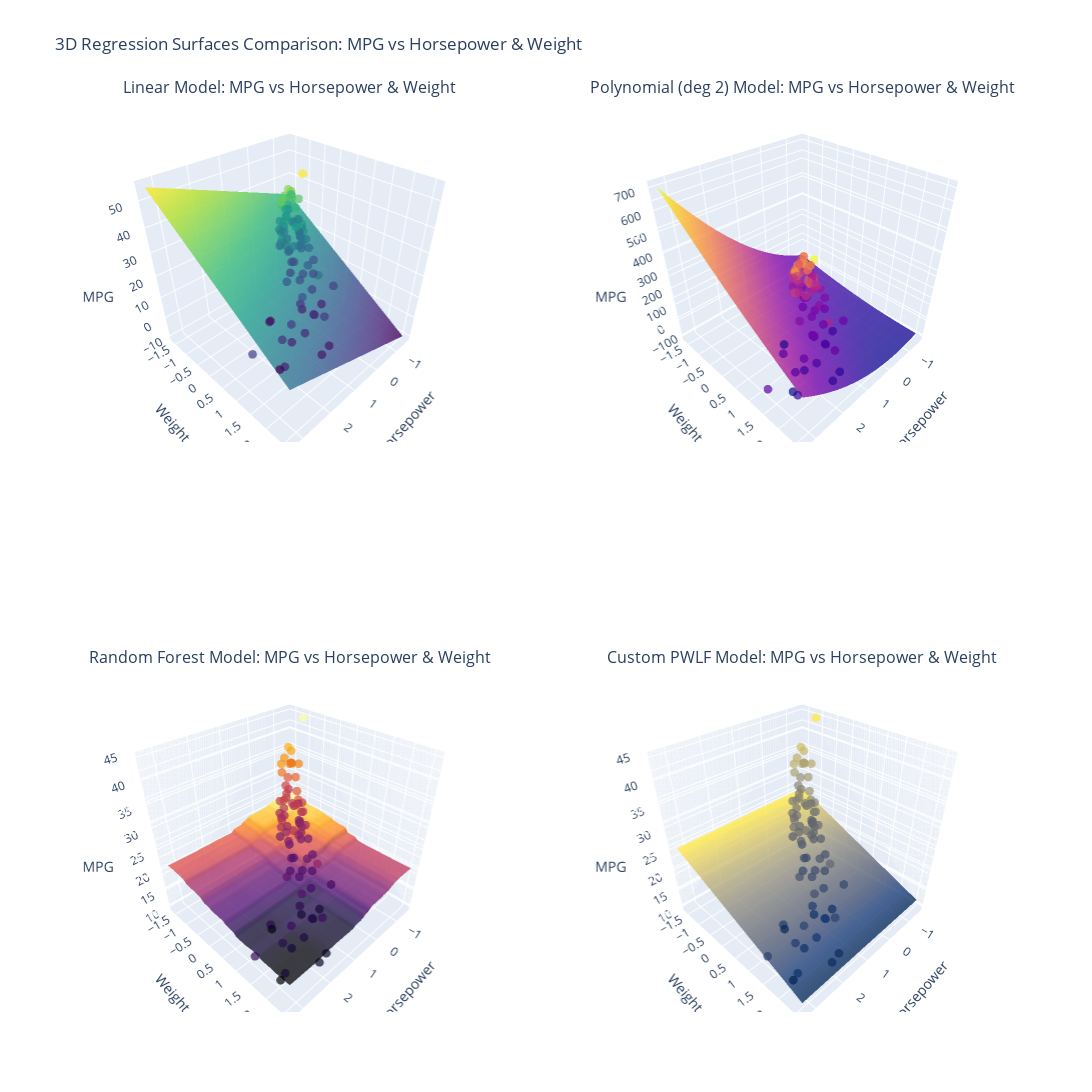

The notebook cell saved with this chart:
### Code cell
import plotly.graph_objects as go
from plotly.subplots import make_subplots
 
# Create the 2x2 subplot figure
fig = make_subplots(
    rows=2, cols=2,
    specs=[[{'type': 'surface'}, {'type': 'surface'}],
           [{'type': 'surface'}, {'type': 'surface'}]],
    subplot_titles=(
        'Linear Model: MPG vs Horsepower & Weight',
        'Polynomial (deg 2) Model: MPG vs Horsepower & Weight',
        'Random Forest Model: MPG vs Horsepower & Weight',
        'Custom PWLF Model: MPG vs Horsepower & Weight'
    )
)
 
# --- Linear Model Subplot (1,1) ---
fig.add_trace(
    go.Surface(
        z=Z_lin, x=HP, y=WEIGHT,
        colorscale='Viridis', opacity=0.8,
        showscale=False # Hide color scale for surface in subplots
    ),
    row=1, col=1
)
fig.add_trace(
    go.Scatter3d(
        x=X_test['horsepower'], y=X_test['weight'], z=y_test,
        mode='markers',
        marker=dict(
            size=3, color=y_test, colorscale='Viridis', opacity=0.7
        ),
        name='Actual Data (Linear)',
        showlegend=False # Hide legend for scatter in subplots
    ),
    row=1, col=1
)
 
# --- Polynomial (deg 2) Model Subplot (1,2) ---
fig.add_trace(
    go.Surface(
        z=Z_poly, x=HP, y=WEIGHT,
        colorscale='Plasma', opacity=0.8,
        showscale=False
    ),
    row=1, col=2
)
fig.add_trace(
    go.Scatter3d(
        x=X_test['horsepower'], y=X_test['weight'], z=y_test,
        mode='markers',
        marker=dict(
            size=3, color=y_test, colorscale='Plasma', opacity=0.7
        ),
        name='Actual Data (Poly)',
        showlegend=False
    ),
    row=1, col=2
)
 
# --- Random Forest Model Subplot (2,1) ---
fig.add_trace(
    go.Surface(
        z=Z_rf, x=HP, y=WEIGHT,
        colorscale='Inferno', opacity=0.8,
        showscale=False
    ),
    row=2, col=1
)
fig.add_trace(
    go.Scatter3d(
        x=X_test['horsepower'], y=X_test['weight'], z=y_test,
        mode='markers',
        marker=dict(
            size=3, color=y_test, colorscale='Inferno', opacity=0.7
        ),
        name='Actual Data (RF)',
        showlegend=False
    ),
    row=2, col=1
)
 
# --- Custom Piecewise Linear Regressor Model Subplot (2,2) ---
fig.add_trace(
    go.Surface(
        z=Z_pwlr, x=HP, y=WEIGHT,
        colorscale='Cividis', opacity=0.8,
        showscale=False
    ),
    row=2, col=2
)
fig.add_trace(
    go.Scatter3d(
        x=X_test['horsepower'], y=X_test['weight'], z=y_test,
        mode='markers',
        marker=dict(
            size=3, color=y_test, colorscale='Cividis', opacity=0.7
        ),
        name='Actual Data (PWLF)',
        showlegend=False
    ),
    row=2, col=2
)
 
# Update layout for overall figure and scene titles
fig.update_layout(
    title_text='3D Regression Surfaces Comparison: MPG vs Horsepower & Weight',
    height=1200, width=1200,
    scene1=dict(
        xaxis_title='Horsepower',
        yaxis_title='Weight',
        zaxis_title='MPG'
    ),
    scene2=dict(
        xaxis_title='Horsepower',
        yaxis_title='Weight',
        zaxis_title='MPG'
    ),
    scene3=dict(
        xaxis_title='Horsepower',
        yaxis_title='Weight',
        zaxis_title='MPG'
    ),
    scene4=dict(
        xaxis_title='Horsepower',
        yaxis_title='Weight',
        zaxis_title='MPG'
    )
)
 
fig.show()
